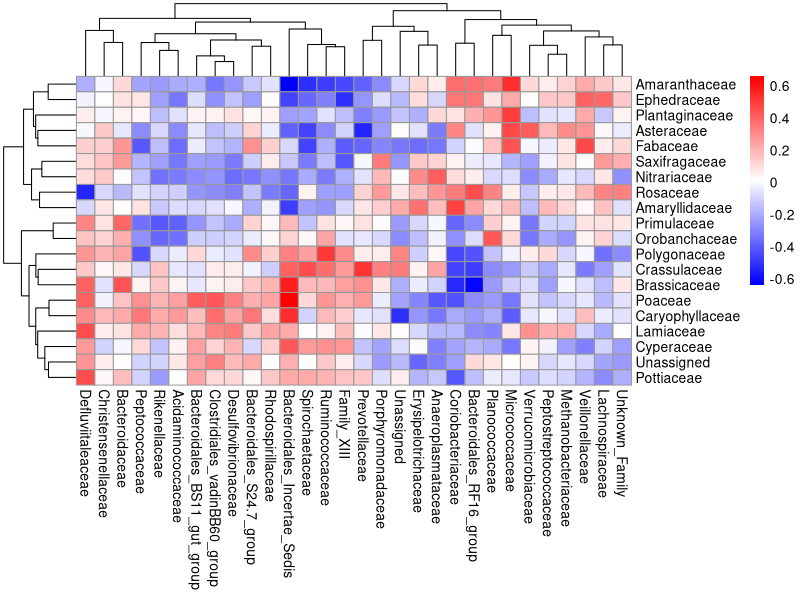
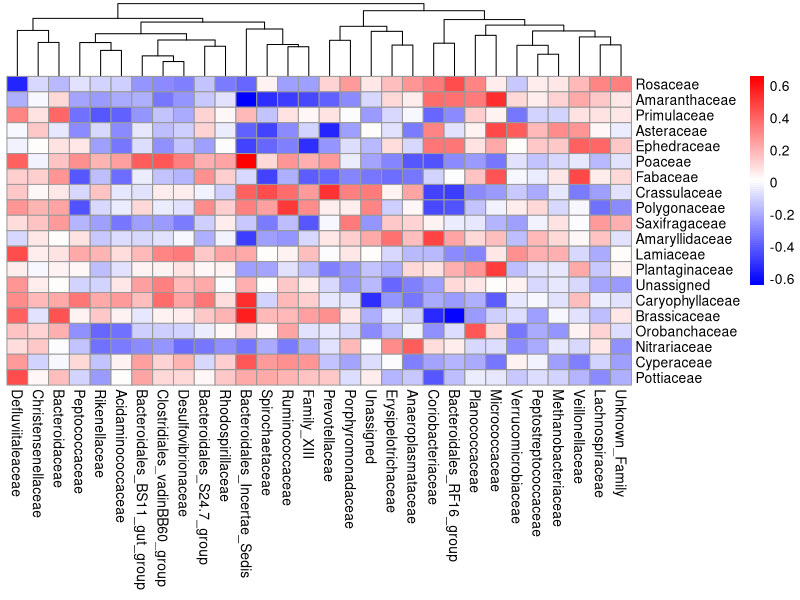
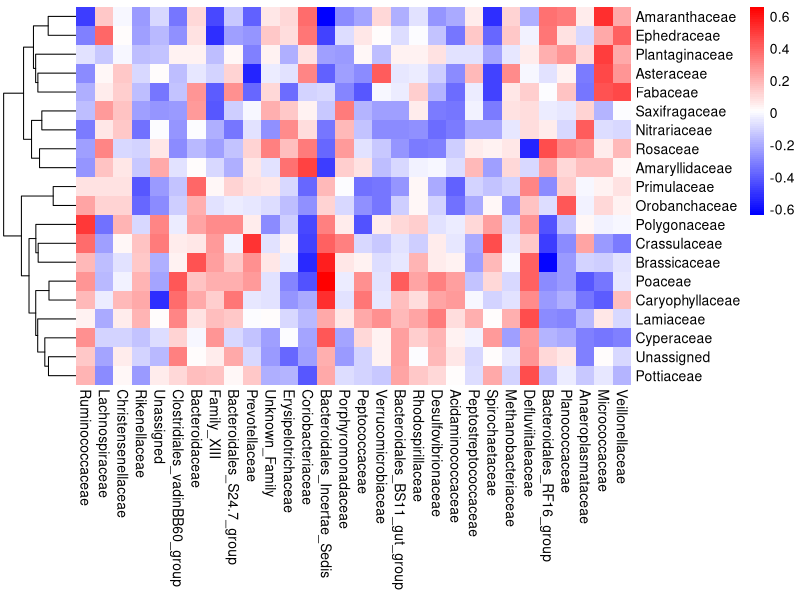
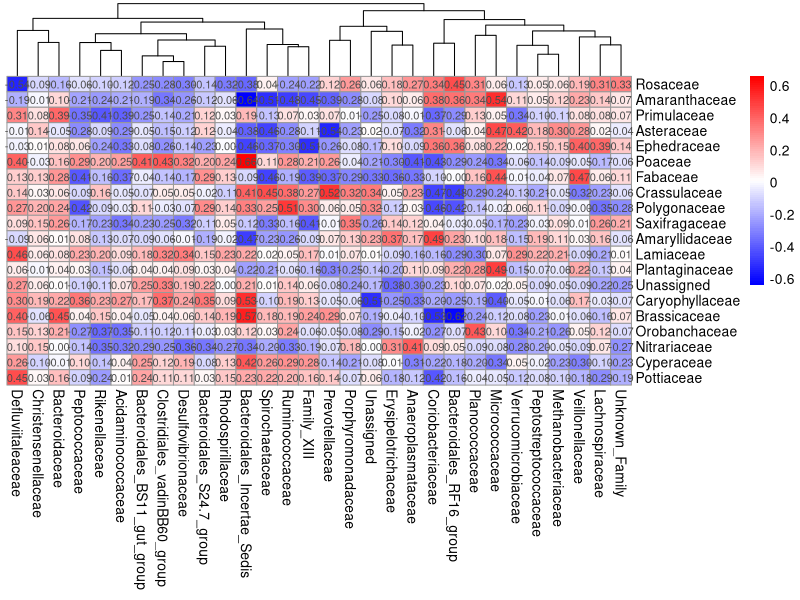
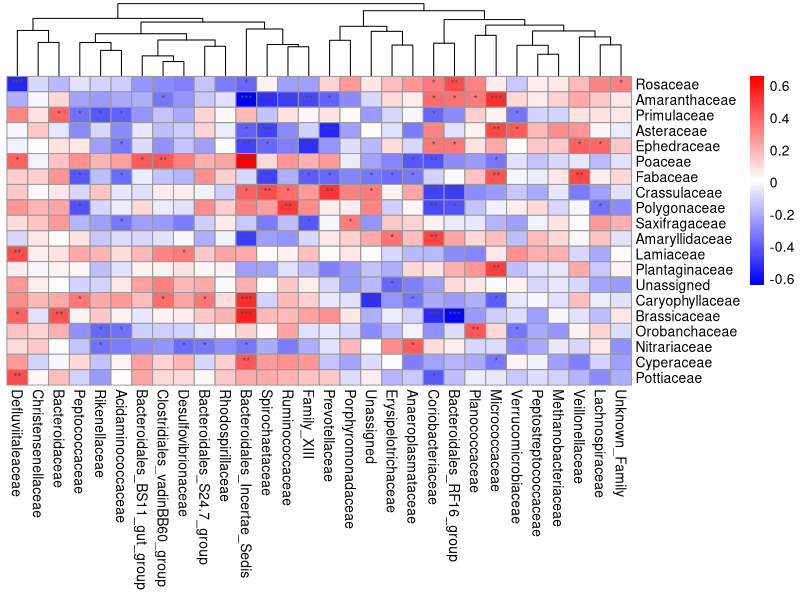
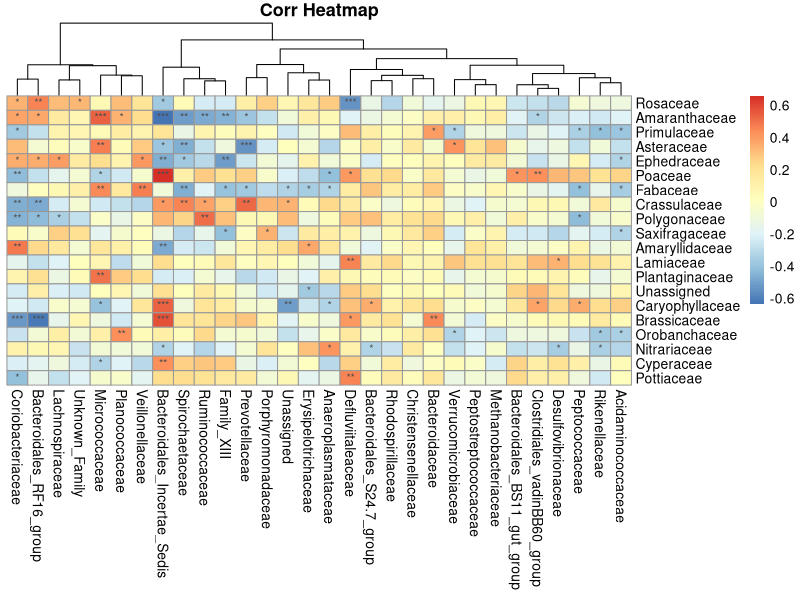

These figures' R source, in order:
# 本文介绍了如何画两组变量（特征）的相关关系热图。

# 准备数据
# 两组变量的数据可以像下面这样处理，分别保存在两个csv文件中。
# 导入数据及数据预处理
setwd("./FigS4")
rows <- read.csv("warmfamilydiettop20.csv")
cols <- read.csv("warmfamilyguttop30.csv")
str(rows)

str(cols)

# 简单热图
# 构建相关关系矩阵
library(psych)
data.corr <- corr.test(rows[, 2:21], cols[, 2:31], method="spearman", adjust="fdr")
data.r <- data.corr$r  # 相关系数
data.p <- data.corr$p  # p值

# 画热图
library(pheatmap)
# 设置颜色参数为蓝色和红色
my_colors <- colorRampPalette(c("blue", "white", "red"))(n = 100)
# 进行层次聚类并绘制热图
hc <- hclust(dist(data.r), method = "average")
pheatmap(data.r, clustering_method = "average", cluster_rows = TRUE, cluster_cols = TRUE, color=my_colors)

# 只对列进行聚类
pheatmap(data.r, clustering_method = "average", cluster_rows = F, cluster_cols = TRUE, color=my_colors)

# 只对行进行聚类
pheatmap(data.r, clustering_method = "average", cluster_rows = T, cluster_cols = F, color=my_colors, border_color=NA)

# 将相关系数显示在图上
data.r.fmt <- matrix(sprintf("%.2f", data.r), nrow=nrow(data.p))  # 只保留小数点后两位
pheatmap(data.r, clustering_method="average", cluster_rows=F, display_numbers=data.r.fmt, color=my_colors)

# 在图上加上显著性标记
getSig <- function(dc) {
  sc <- ''
  if (dc < 0.001) sc <- '***'
  else if (dc < 0.01) sc <- '**'
  else if (dc < 0.05) sc <- '*'
  sc
}
sig.mat <- matrix(sapply(data.p, getSig), nrow=nrow(data.p))
str(sig.mat)
pheatmap(data.r, clustering_method="average", cluster_rows=F, display_numbers=sig.mat, color=my_colors)

# 如果想进一步改变图形效果，可以参考pheatmap函数的用法，修改相应的参数。比如：聚类方式改为complete，加上标题等。
pheatmap(data.r, clustering_method="complete", cluster_rows=F, display_numbers=sig.mat, main="Corr Heatmap")
